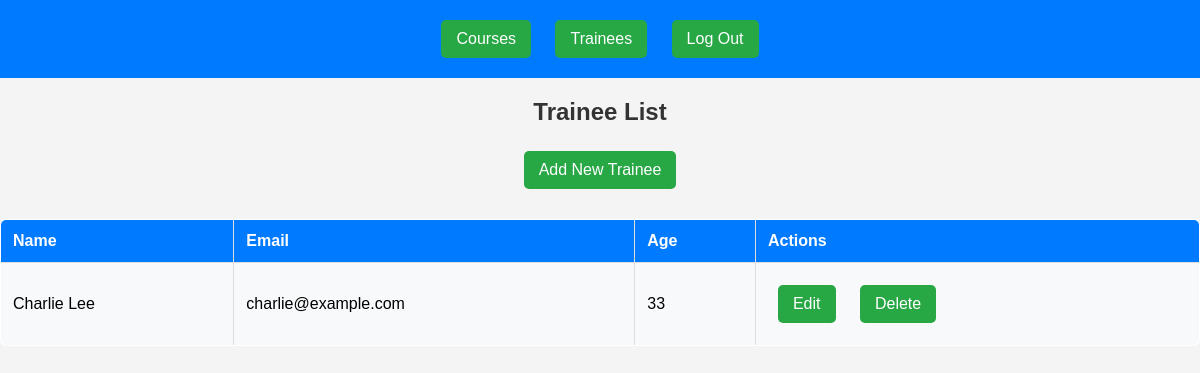
The app's page /trainee/ with its own data.
### trainee_app/models.py (models this page shows, shortened)
class Trainee(models.Model):
    name = models.CharField(max_length=100)
    email = models.EmailField(unique=True)
    age = models.IntegerField()
    course = models.CharField(max_length=100)

### trainee_app/views.py (the view)
# urls.py: path("", trainee_list, name="trainee_list"),  # List all trainees
def trainee_list(request):
    trainees = Trainee.objects.all()
    return render(request, "trainee/trainee_list.html", {"trainees": trainees})

### trainee_app/templates/trainee/trainee_list.html
{% extends "base.html" %}
{% block content %}
<h2>Trainee List</h2>
<a href="{% url 'add_trainee' %}">Add New Trainee</a>
<table border="1">
    <tr>
        <th>Name</th>
        <th>Email</th>
        <th>Age</th>
        <th>Actions</th>
    </tr>
    {% for trainee in trainees %}
    <tr>
        <td>{{ trainee.name }}</td>
        <td>{{ trainee.email }}</td>
        <td>{{ trainee.age }}</td>
        <td>
            <a href="{% url 'update_trainee' trainee.id %}">Edit</a>
            <a href="{% url 'delete_trainee' trainee.id %}">Delete</a>
        </td>
    </tr>
    {% endfor %}
</table>
{% endblock %}

### static/css/styles.css (style rules this page uses)
body { font-family: Arial, sans-serif; background-color: #f4f4f4; margin: 0; padding: 0; text-align: center; }
h2 { color: #333; margin-bottom: 15px; }
table { width: 100%; margin: 20px auto; border-collapse: collapse; background-color: white; border-radius: 6px; overflow: hidden; }
th, td { border: 1px solid #ddd; padding: 12px; text-align: left; }
th { background-color: #007bff; color: white; }
tr:nth-child(even) { background-color: #f8f9fa; }
a, button { display: inline-block; margin: 10px; padding: 10px 15px; background-color: #28a745; color: white; text-decoration: none; border-radius: 5px; border: none; cursor: pointer; transition: background 0.3s ease-in-out; }

### records on screen
Trainee: name "Charlie Lee", email "charlie@example.com", age "33"
